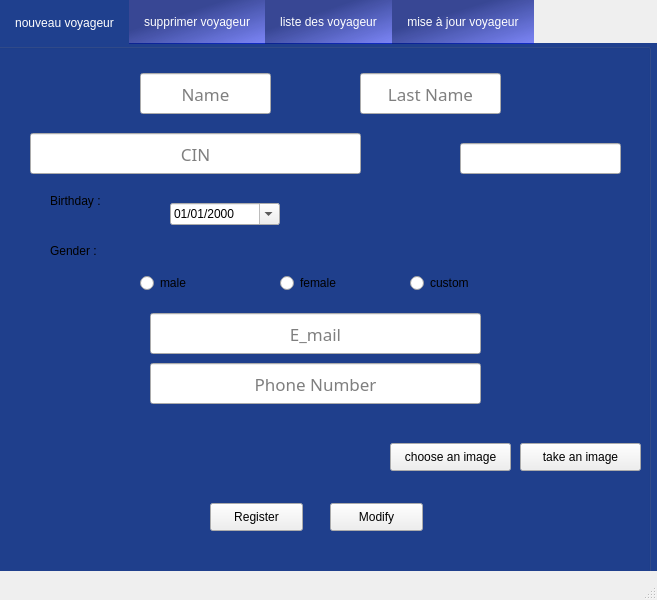
<?xml version="1.0" encoding="UTF-8"?>
<ui version="4.0">
 <class>gestionVoyageur</class>
 <widget class="QMainWindow" name="gestionVoyageur">
  <property name="geometry">
   <rect>
    <x>0</x>
    <y>0</y>
    <width>657</width>
    <height>600</height>
   </rect>
  </property>
  <property name="windowTitle">
   <string>Tayarni - Gestion Voyageur</string>
  </property>
  <widget class="QWidget" name="centralwidget">
   <widget class="QTabWidget" name="tabWidget">
    <property name="geometry">
     <rect>
      <x>0</x>
      <y>0</y>
      <width>661</width>
      <height>571</height>
     </rect>
    </property>
    <property name="styleSheet">
     <string notr="true">QTabWidget::pane {
  top:-1px; 
  background: rgb(245, 245, 245);
} 

QTabBar::tab {
	color: white;
  background: qlineargradient(spread:pad, x1:0.349, y1:0.336364, x2:1, y2:1, stop:0 rgba(5, 24, 122, 200), stop:1 rgba(5, 24, 255, 125));
  padding: 15px;
} 

QTabBar::tab:selected { 
	color: white;
  background: #1F408E;
  margin-bottom: -1px; 
}</string>
    </property>
    <property name="currentIndex">
     <number>0</number>
    </property>
    <widget class="QWidget" name="tab">
     <property name="styleSheet">
      <string notr="true">QWidget#tab{background-color:#1F408E;}</string>
     </property>
     <attribute name="title">
      <string>nouveau voyageur</string>
     </attribute>
     <widget class="QGroupBox" name="groupBox">
      <property name="geometry">
       <rect>
        <x>-10</x>
        <y>0</y>
        <width>661</width>
        <height>600</height>
       </rect>
      </property>
      <property name="styleSheet">
       <string notr="true"/>
      </property>
      <property name="title">
       <string/>
      </property>
      <widget class="QLineEdit" name="lineEdit">
       <property name="geometry">
        <rect>
         <x>150</x>
         <y>30</y>
         <width>131</width>
         <height>41</height>
        </rect>
       </property>
       <property name="font">
        <font>
         <family>Segoe Print</family>
         <pointsize>13</pointsize>
        </font>
       </property>
       <property name="contextMenuPolicy">
        <enum>Qt::PreventContextMenu</enum>
       </property>
       <property name="styleSheet">
        <string notr="true"/>
       </property>
       <property name="alignment">
        <set>Qt::AlignCenter</set>
       </property>
       <property name="placeholderText">
        <string>Name</string>
       </property>
      </widget>
      <widget class="QLineEdit" name="lineEdit_2">
       <property name="geometry">
        <rect>
         <x>370</x>
         <y>30</y>
         <width>141</width>
         <height>41</height>
        </rect>
       </property>
       <property name="font">
        <font>
         <family>Segoe Print</family>
         <pointsize>13</pointsize>
        </font>
       </property>
       <property name="styleSheet">
        <string notr="true"/>
       </property>
       <property name="alignment">
        <set>Qt::AlignCenter</set>
       </property>
       <property name="placeholderText">
        <string>Last Name</string>
       </property>
      </widget>
      <widget class="QRadioButton" name="R">
       <property name="geometry">
        <rect>
         <x>150</x>
         <y>230</y>
         <width>61</width>
         <height>20</height>
        </rect>
       </property>
       <property name="text">
        <string>male</string>
       </property>
      </widget>
      <widget class="QRadioButton" name="R_2">
       <property name="geometry">
        <rect>
         <x>290</x>
         <y>230</y>
         <width>97</width>
         <height>20</height>
        </rect>
       </property>
       <property name="text">
        <string>female</string>
       </property>
      </widget>
      <widget class="QRadioButton" name="R_3">
       <property name="geometry">
        <rect>
         <x>420</x>
         <y>230</y>
         <width>97</width>
         <height>20</height>
        </rect>
       </property>
       <property name="text">
        <string>custom</string>
       </property>
      </widget>
      <widget class="QLineEdit" name="lineEdit_3">
       <property name="geometry">
        <rect>
         <x>160</x>
         <y>270</y>
         <width>331</width>
         <height>41</height>
        </rect>
       </property>
       <property name="font">
        <font>
         <family>Segoe Print</family>
         <pointsize>13</pointsize>
        </font>
       </property>
       <property name="styleSheet">
        <string notr="true"/>
       </property>
       <property name="alignment">
        <set>Qt::AlignCenter</set>
       </property>
       <property name="placeholderText">
        <string>E_mail</string>
       </property>
      </widget>
      <widget class="QLineEdit" name="lineEdit_4">
       <property name="geometry">
        <rect>
         <x>160</x>
         <y>320</y>
         <width>331</width>
         <height>41</height>
        </rect>
       </property>
       <property name="font">
        <font>
         <family>Segoe Print</family>
         <pointsize>13</pointsize>
        </font>
       </property>
       <property name="styleSheet">
        <string notr="true"/>
       </property>
       <property name="text">
        <string/>
       </property>
       <property name="alignment">
        <set>Qt::AlignCenter</set>
       </property>
       <property name="placeholderText">
        <string>Phone Number</string>
       </property>
      </widget>
      <widget class="MyButton" name="pushButton">
       <property name="geometry">
        <rect>
         <x>220</x>
         <y>460</y>
         <width>93</width>
         <height>28</height>
        </rect>
       </property>
       <property name="styleSheet">
        <string notr="true"/>
       </property>
       <property name="text">
        <string>Register</string>
       </property>
      </widget>
      <widget class="MyButton" name="pushButton_2">
       <property name="geometry">
        <rect>
         <x>340</x>
         <y>460</y>
         <width>93</width>
         <height>28</height>
        </rect>
       </property>
       <property name="styleSheet">
        <string notr="true"/>
       </property>
       <property name="text">
        <string>Modify</string>
       </property>
      </widget>
      <widget class="QLabel" name="label_4">
       <property name="geometry">
        <rect>
         <x>60</x>
         <y>150</y>
         <width>56</width>
         <height>16</height>
        </rect>
       </property>
       <property name="text">
        <string>Birthday :</string>
       </property>
      </widget>
      <widget class="QLabel" name="label">
       <property name="geometry">
        <rect>
         <x>60</x>
         <y>200</y>
         <width>56</width>
         <height>16</height>
        </rect>
       </property>
       <property name="text">
        <string>Gender :</string>
       </property>
      </widget>
      <widget class="QLineEdit" name="lineEdit_5">
       <property name="geometry">
        <rect>
         <x>40</x>
         <y>90</y>
         <width>331</width>
         <height>41</height>
        </rect>
       </property>
       <property name="font">
        <font>
         <family>Segoe Print</family>
         <pointsize>13</pointsize>
        </font>
       </property>
       <property name="styleSheet">
        <string notr="true"/>
       </property>
       <property name="alignment">
        <set>Qt::AlignCenter</set>
       </property>
       <property name="placeholderText">
        <string>CIN</string>
       </property>
      </widget>
      <widget class="MyButton" name="pushButton_3">
       <property name="geometry">
        <rect>
         <x>400</x>
         <y>400</y>
         <width>121</width>
         <height>28</height>
        </rect>
       </property>
       <property name="styleSheet">
        <string notr="true"/>
       </property>
       <property name="text">
        <string>choose an image</string>
       </property>
      </widget>
      <widget class="QLabel" name="lbl_image">
       <property name="geometry">
        <rect>
         <x>210</x>
         <y>370</y>
         <width>101</width>
         <height>81</height>
        </rect>
       </property>
       <property name="text">
        <string/>
       </property>
      </widget>
      <widget class="QDateEdit" name="dateEdit">
       <property name="geometry">
        <rect>
         <x>180</x>
         <y>160</y>
         <width>110</width>
         <height>22</height>
        </rect>
       </property>
       <property name="displayFormat">
        <string>dd/MM/yyyy</string>
       </property>
       <property name="calendarPopup">
        <bool>true</bool>
       </property>
      </widget>
      <widget class="MyButton" name="pushButton_11">
       <property name="geometry">
        <rect>
         <x>530</x>
         <y>400</y>
         <width>121</width>
         <height>28</height>
        </rect>
       </property>
       <property name="styleSheet">
        <string notr="true"/>
       </property>
       <property name="text">
        <string>take an image</string>
       </property>
      </widget>
      <widget class="QLineEdit" name="lineEdit_rfid">
       <property name="geometry">
        <rect>
         <x>470</x>
         <y>100</y>
         <width>161</width>
         <height>31</height>
        </rect>
       </property>
      </widget>
      <zorder>lineEdit</zorder>
      <zorder>lineEdit_2</zorder>
      <zorder>R_2</zorder>
      <zorder>R_3</zorder>
      <zorder>lineEdit_3</zorder>
      <zorder>lineEdit_4</zorder>
      <zorder>pushButton</zorder>
      <zorder>pushButton_2</zorder>
      <zorder>R</zorder>
      <zorder>label_4</zorder>
      <zorder>label</zorder>
      <zorder>lineEdit_5</zorder>
      <zorder>pushButton_3</zorder>
      <zorder>lbl_image</zorder>
      <zorder>dateEdit</zorder>
      <zorder>pushButton_11</zorder>
      <zorder>lineEdit_rfid</zorder>
     </widget>
    </widget>
    <widget class="QWidget" name="tab_2">
     <property name="styleSheet">
      <string notr="true">QWidget#tab_2{background-color:#1F408E;}</string>
     </property>
     <attribute name="title">
      <string>supprimer voyageur</string>
     </attribute>
     <widget class="QGroupBox" name="groupBox_2">
      <property name="geometry">
       <rect>
        <x>0</x>
        <y>0</y>
        <width>661</width>
        <height>600</height>
       </rect>
      </property>
      <property name="styleSheet">
       <string notr="true"/>
      </property>
      <property name="title">
       <string/>
      </property>
      <widget class="QLineEdit" name="lineEdit_6">
       <property name="geometry">
        <rect>
         <x>160</x>
         <y>130</y>
         <width>321</width>
         <height>51</height>
        </rect>
       </property>
       <property name="font">
        <font>
         <family>Segoe Print</family>
         <pointsize>13</pointsize>
        </font>
       </property>
       <property name="styleSheet">
        <string notr="true"/>
       </property>
       <property name="alignment">
        <set>Qt::AlignCenter</set>
       </property>
       <property name="placeholderText">
        <string>CIN</string>
       </property>
      </widget>
      <widget class="MyButton" name="pushButton_4">
       <property name="geometry">
        <rect>
         <x>220</x>
         <y>260</y>
         <width>201</width>
         <height>28</height>
        </rect>
       </property>
       <property name="font">
        <font>
         <pointsize>13</pointsize>
        </font>
       </property>
       <property name="styleSheet">
        <string notr="true"/>
       </property>
       <property name="text">
        <string>Delete</string>
       </property>
      </widget>
     </widget>
    </widget>
    <widget class="QWidget" name="tab_3">
     <property name="styleSheet">
      <string notr="true">QWidget#tab_3{background-color:#1F408E;}</string>
     </property>
     <attribute name="title">
      <string>liste des voyageur</string>
     </attribute>
     <widget class="QGroupBox" name="groupBox_3">
      <property name="geometry">
       <rect>
        <x>0</x>
        <y>0</y>
        <width>661</width>
        <height>600</height>
       </rect>
      </property>
      <property name="title">
       <string/>
      </property>
      <widget class="QTableView" name="tab_voyageur">
       <property name="geometry">
        <rect>
         <x>20</x>
         <y>80</y>
         <width>611</width>
         <height>281</height>
        </rect>
       </property>
      </widget>
      <widget class="MyButton" name="pushButton_7">
       <property name="geometry">
        <rect>
         <x>280</x>
         <y>380</y>
         <width>93</width>
         <height>28</height>
        </rect>
       </property>
       <property name="text">
        <string>pdf</string>
       </property>
      </widget>
      <widget class="MyButton" name="pushButton_8">
       <property name="geometry">
        <rect>
         <x>390</x>
         <y>380</y>
         <width>93</width>
         <height>28</height>
        </rect>
       </property>
       <property name="text">
        <string>tri</string>
       </property>
      </widget>
      <widget class="MyButton" name="pushButton_9">
       <property name="geometry">
        <rect>
         <x>180</x>
         <y>380</y>
         <width>93</width>
         <height>28</height>
        </rect>
       </property>
       <property name="text">
        <string>stats</string>
       </property>
      </widget>
      <widget class="QLineEdit" name="lineEdit_12">
       <property name="geometry">
        <rect>
         <x>40</x>
         <y>380</y>
         <width>113</width>
         <height>22</height>
        </rect>
       </property>
       <property name="placeholderText">
        <string>rechercher</string>
       </property>
      </widget>
     </widget>
    </widget>
    <widget class="QWidget" name="tab_4">
     <property name="styleSheet">
      <string notr="true">QWidget#tab_4{background-color:#1F408E;}</string>
     </property>
     <attribute name="title">
      <string notr="true">mise à jour voyageur</string>
     </attribute>
     <widget class="QGroupBox" name="groupBox_4">
      <property name="geometry">
       <rect>
        <x>10</x>
        <y>0</y>
        <width>641</width>
        <height>511</height>
       </rect>
      </property>
      <property name="title">
       <string/>
      </property>
      <widget class="MyButton" name="pushButton_5">
       <property name="geometry">
        <rect>
         <x>380</x>
         <y>390</y>
         <width>121</width>
         <height>28</height>
        </rect>
       </property>
       <property name="styleSheet">
        <string notr="true"/>
       </property>
       <property name="text">
        <string>choose an image</string>
       </property>
      </widget>
      <widget class="QDateEdit" name="dateEdit_2">
       <property name="geometry">
        <rect>
         <x>160</x>
         <y>150</y>
         <width>110</width>
         <height>22</height>
        </rect>
       </property>
       <property name="displayFormat">
        <string>dd/MM/yyyy</string>
       </property>
       <property name="calendarPopup">
        <bool>true</bool>
       </property>
      </widget>
      <widget class="QLabel" name="label_5">
       <property name="geometry">
        <rect>
         <x>40</x>
         <y>140</y>
         <width>56</width>
         <height>16</height>
        </rect>
       </property>
       <property name="text">
        <string>Birthday :</string>
       </property>
      </widget>
      <widget class="QRadioButton" name="R_4">
       <property name="geometry">
        <rect>
         <x>400</x>
         <y>220</y>
         <width>97</width>
         <height>20</height>
        </rect>
       </property>
       <property name="text">
        <string>custom</string>
       </property>
      </widget>
      <widget class="QLabel" name="lbl_image_2">
       <property name="geometry">
        <rect>
         <x>190</x>
         <y>360</y>
         <width>101</width>
         <height>81</height>
        </rect>
       </property>
       <property name="text">
        <string/>
       </property>
      </widget>
      <widget class="QRadioButton" name="R_5">
       <property name="geometry">
        <rect>
         <x>270</x>
         <y>220</y>
         <width>97</width>
         <height>20</height>
        </rect>
       </property>
       <property name="text">
        <string>female</string>
       </property>
      </widget>
      <widget class="QLineEdit" name="lineEdit_7">
       <property name="geometry">
        <rect>
         <x>350</x>
         <y>90</y>
         <width>141</width>
         <height>41</height>
        </rect>
       </property>
       <property name="font">
        <font>
         <family>Segoe Print</family>
         <pointsize>13</pointsize>
        </font>
       </property>
       <property name="styleSheet">
        <string notr="true"/>
       </property>
       <property name="alignment">
        <set>Qt::AlignCenter</set>
       </property>
       <property name="placeholderText">
        <string>Last Name</string>
       </property>
      </widget>
      <widget class="QLabel" name="label_2">
       <property name="geometry">
        <rect>
         <x>40</x>
         <y>190</y>
         <width>56</width>
         <height>16</height>
        </rect>
       </property>
       <property name="text">
        <string>Gender :</string>
       </property>
      </widget>
      <widget class="QLineEdit" name="lineEdit_11">
       <property name="geometry">
        <rect>
         <x>140</x>
         <y>310</y>
         <width>331</width>
         <height>41</height>
        </rect>
       </property>
       <property name="font">
        <font>
         <family>Segoe Print</family>
         <pointsize>13</pointsize>
        </font>
       </property>
       <property name="styleSheet">
        <string notr="true"/>
       </property>
       <property name="text">
        <string/>
       </property>
       <property name="alignment">
        <set>Qt::AlignCenter</set>
       </property>
       <property name="placeholderText">
        <string>Phone Number</string>
       </property>
      </widget>
      <widget class="QLineEdit" name="lineEdit_9">
       <property name="geometry">
        <rect>
         <x>130</x>
         <y>90</y>
         <width>131</width>
         <height>41</height>
        </rect>
       </property>
       <property name="font">
        <font>
         <family>Segoe Print</family>
         <pointsize>13</pointsize>
        </font>
       </property>
       <property name="contextMenuPolicy">
        <enum>Qt::PreventContextMenu</enum>
       </property>
       <property name="styleSheet">
        <string notr="true"/>
       </property>
       <property name="alignment">
        <set>Qt::AlignCenter</set>
       </property>
       <property name="placeholderText">
        <string>Name</string>
       </property>
      </widget>
      <widget class="QLineEdit" name="lineEdit_8">
       <property name="geometry">
        <rect>
         <x>140</x>
         <y>260</y>
         <width>331</width>
         <height>41</height>
        </rect>
       </property>
       <property name="font">
        <font>
         <family>Segoe Print</family>
         <pointsize>13</pointsize>
        </font>
       </property>
       <property name="styleSheet">
        <string notr="true"/>
       </property>
       <property name="alignment">
        <set>Qt::AlignCenter</set>
       </property>
       <property name="placeholderText">
        <string>E_mail</string>
       </property>
      </widget>
      <widget class="MyButton" name="pushButton_6">
       <property name="geometry">
        <rect>
         <x>180</x>
         <y>450</y>
         <width>93</width>
         <height>28</height>
        </rect>
       </property>
       <property name="styleSheet">
        <string notr="true"/>
       </property>
       <property name="text">
        <string>Modify</string>
       </property>
      </widget>
      <widget class="QLineEdit" name="lineEdit_10">
       <property name="geometry">
        <rect>
         <x>150</x>
         <y>10</y>
         <width>331</width>
         <height>41</height>
        </rect>
       </property>
       <property name="font">
        <font>
         <family>Segoe Print</family>
         <pointsize>13</pointsize>
        </font>
       </property>
       <property name="styleSheet">
        <string notr="true"/>
       </property>
       <property name="alignment">
        <set>Qt::AlignCenter</set>
       </property>
       <property name="placeholderText">
        <string>CIN</string>
       </property>
      </widget>
      <widget class="QRadioButton" name="R_6">
       <property name="geometry">
        <rect>
         <x>130</x>
         <y>220</y>
         <width>61</width>
         <height>20</height>
        </rect>
       </property>
       <property name="text">
        <string>male </string>
       </property>
      </widget>
      <widget class="MyButton" name="pushButton_10">
       <property name="geometry">
        <rect>
         <x>330</x>
         <y>450</y>
         <width>93</width>
         <height>28</height>
        </rect>
       </property>
       <property name="styleSheet">
        <string notr="true"/>
       </property>
       <property name="text">
        <string>Historique</string>
       </property>
      </widget>
     </widget>
    </widget>
   </widget>
  </widget>
  <widget class="QMenuBar" name="menubar">
   <property name="geometry">
    <rect>
     <x>0</x>
     <y>0</y>
     <width>657</width>
     <height>22</height>
    </rect>
   </property>
  </widget>
  <widget class="QStatusBar" name="statusbar"/>
 </widget>
 <customwidgets>
  <customwidget>
   <class>MyButton</class>
   <extends>QPushButton</extends>
   <header location="global">mybutton.h</header>
  </customwidget>
 </customwidgets>
 <resources/>
 <connections/>
</ui>
